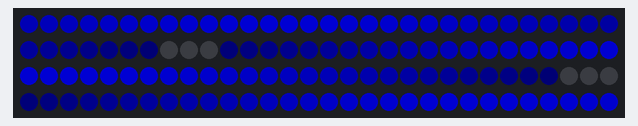
Bench run of a sketch on a simulated Arduino Uno, built with avr-gcc and run on an emulated ATmega328P. Shown: 120 RGB LEDs in strip order, left to right, continuing on the next row. Dim RGB values are drawn brighter than linear.

Above: at 0.19 s.
At 19.52 s:
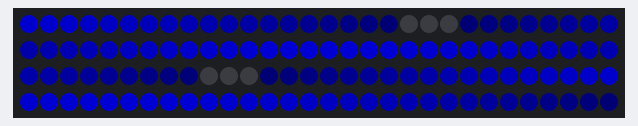
At 38.86 s:
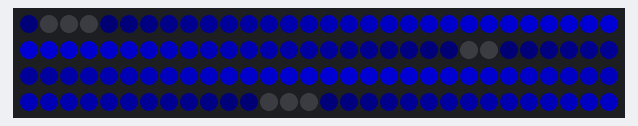

The sketch:

Strip_Wave.ino
```cpp
#include <Adafruit_NeoPixel.h>

#define PIN 6

// Parameter 1 = number of pixels in strip
// Parameter 2 = Arduino pin number (most are valid)
// Parameter 3 = pixel type flags, add together as needed:
//   NEO_KHZ800  800 KHz bitstream (most NeoPixel products w/WS2812 LEDs)
//   NEO_KHZ400  400 KHz (classic 'v1' (not v2) FLORA pixels, WS2811 drivers)
//   NEO_GRB     Pixels are wired for GRB bitstream (most NeoPixel products)
//   NEO_RGB     Pixels are wired for RGB bitstream (v1 FLORA pixels, not v2)
Adafruit_NeoPixel strip = Adafruit_NeoPixel(120, PIN, NEO_GRB + NEO_KHZ800);

// IMPORTANT: To reduce NeoPixel burnout risk, add 1000 uF capacitor across
// pixel power leads, add 300 - 500 Ohm resistor on first pixel's data input
// and minimize distance between Arduino and first pixel.  Avoid connecting
// on a live circuit...if you must, connect GND first.

const uint32_t Red = strip.Color(255, 0, 0);
const uint32_t Yellow = strip.Color(255, 255, 0);
const uint32_t Green = strip.Color(0, 255, 0);
const uint32_t Blue = strip.Color(0, 0, 255);
const uint32_t White = strip.Color(255, 255, 255);
const uint32_t Dark = strip.Color(0, 0, 0);

float t;


void setup() {
  strip.begin();
  strip.show(); // Initialize all pixels to 'off'

  t = 0;
}


void loop() {
  for (float i = 0; i < 120; i ++)
    strip.setPixelColor(i, strip.Color(0, 0, 64*sin((i-2*t)/8) + 64));
  strip.show();

  t ++;
  delay (2);
}
```
